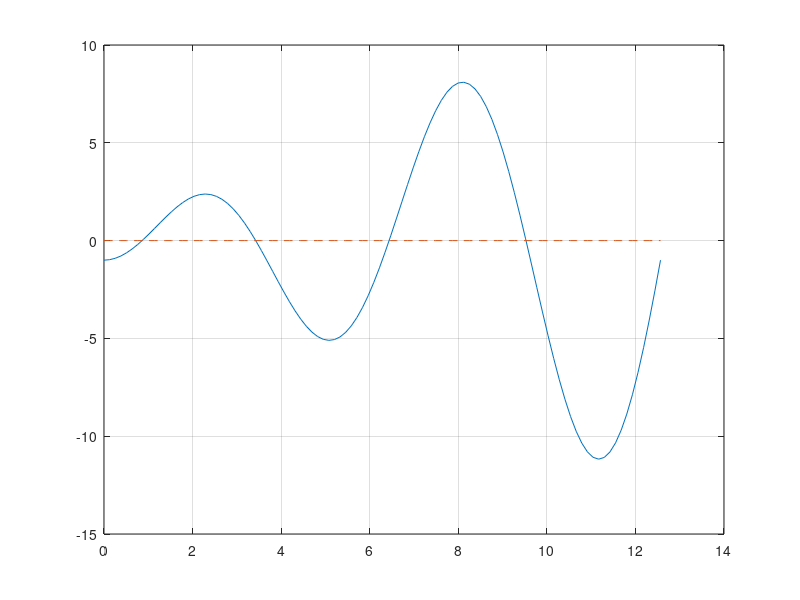

Recreate this plot in MATLAB. (Note: this script raises an error after producing the figure.)
a = 0;
b = 4*pi;
f = @(x)x.*sin(x)-cos(x);
i = 0;
m = 100;
x = linspace(a,b,m);
while i < 4
    plot(x,f(x),x,0*x,'--');
    grid on;
    z = ginput(1);
    [zr,fr] = fzero(f,z(1));
    disp(zr);
    hold on;
    plot(zr,fr,'r*',z(1),z(2),'g*');
    hold off;
    i = i + 1;
end